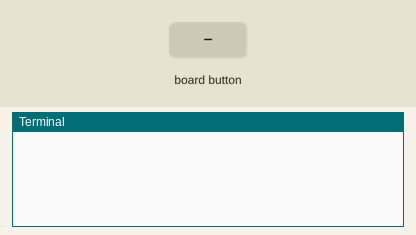
Simulated run of this program. Board: Raspberry Pi (BCM pin numbers). On the bench: the last lines printed to the terminal. The test bench sets the inputs (shaded band). The buttons are places on the Blue Dot phone app.

Above: at 1.2 s.
1.3 s: button top pressed
At 1.6 s:
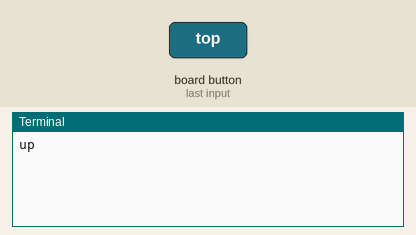
2.8 s: button bottom pressed
At 4.0 s:
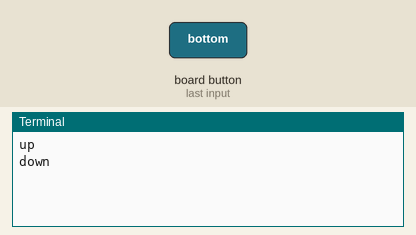
4.3 s: button left pressed
At 5.1 s:
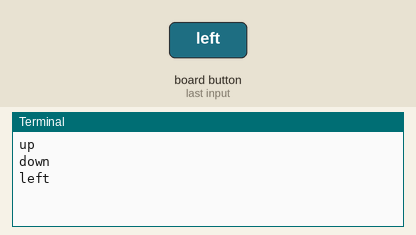
5.8 s: button right pressed
At 6.2 s:
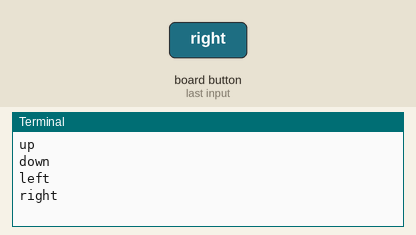
7.3 s: button middle pressed
At 8.6 s:
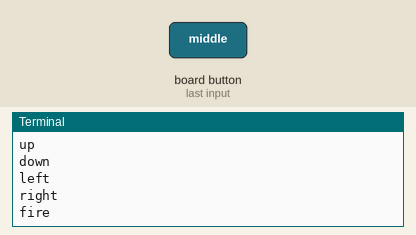

The program:

19.joystick.py
```python
#Libraries
from bluedot import BlueDot
from signal import pause
def dpad(pos):  # it was pressed to go up, down, left, right like the D-pad on a joystick
	if pos.top:
		print("up")
	elif pos.bottom:
		print("down")
	elif pos.left:
		print("left")
	elif pos.right:
		print("right")
	elif pos.middle:
		print("fire")
bd = BlueDot()   #set bd to bluedot
bd.when_pressed = dpad    # d pad only registers whem it is pressed
pause()
```

Measured:
- after the input at 1.3 s, the terminal: prints a new line at once (image 1)
- after the input at 2.8 s, the terminal: prints a new line at once (image 2)
- after the input at 4.3 s, the terminal: prints a new line at once (image 3)
- after the input at 5.8 s, the terminal: prints a new line at once (image 4)
- after the input at 7.3 s, the terminal: prints a new line at once (image 5)
